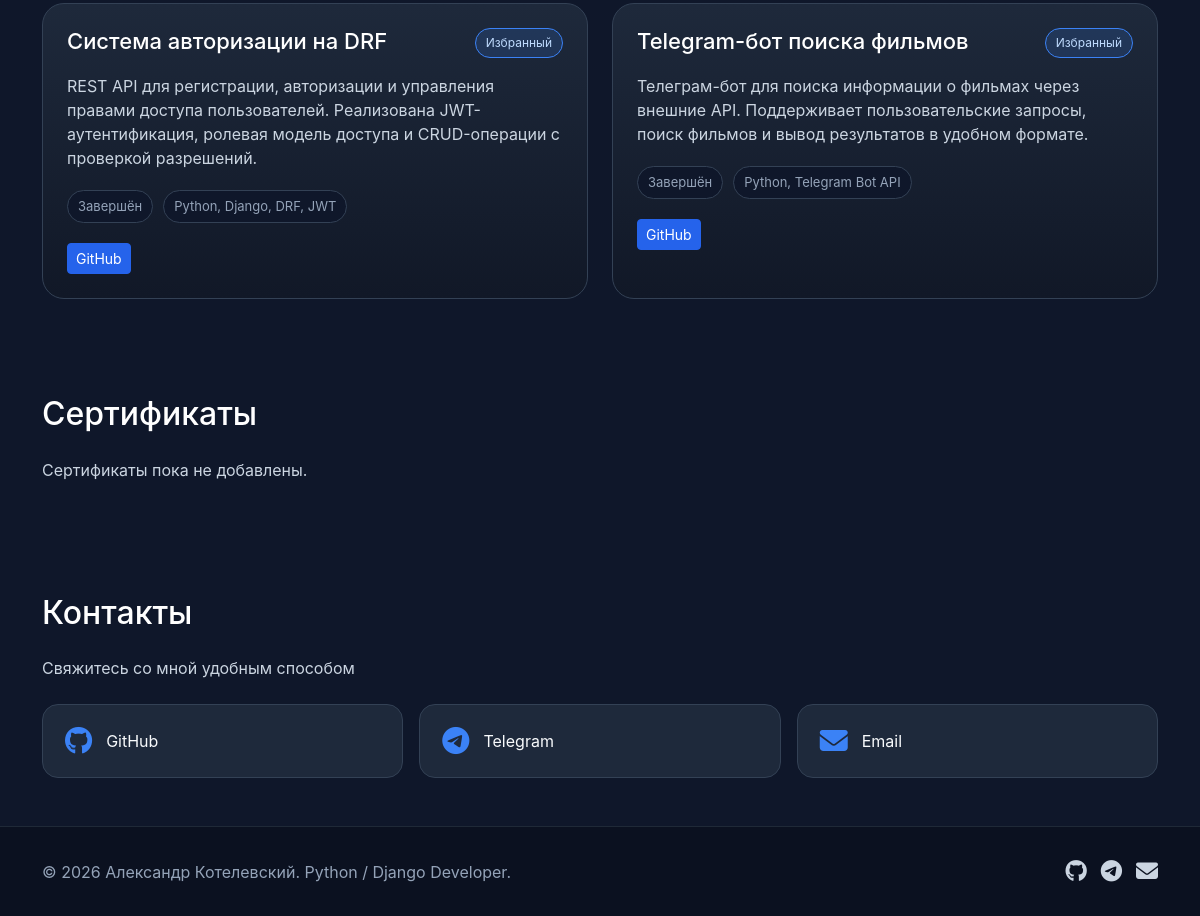
/ (lower part), run on an earlier commit of the app's database.
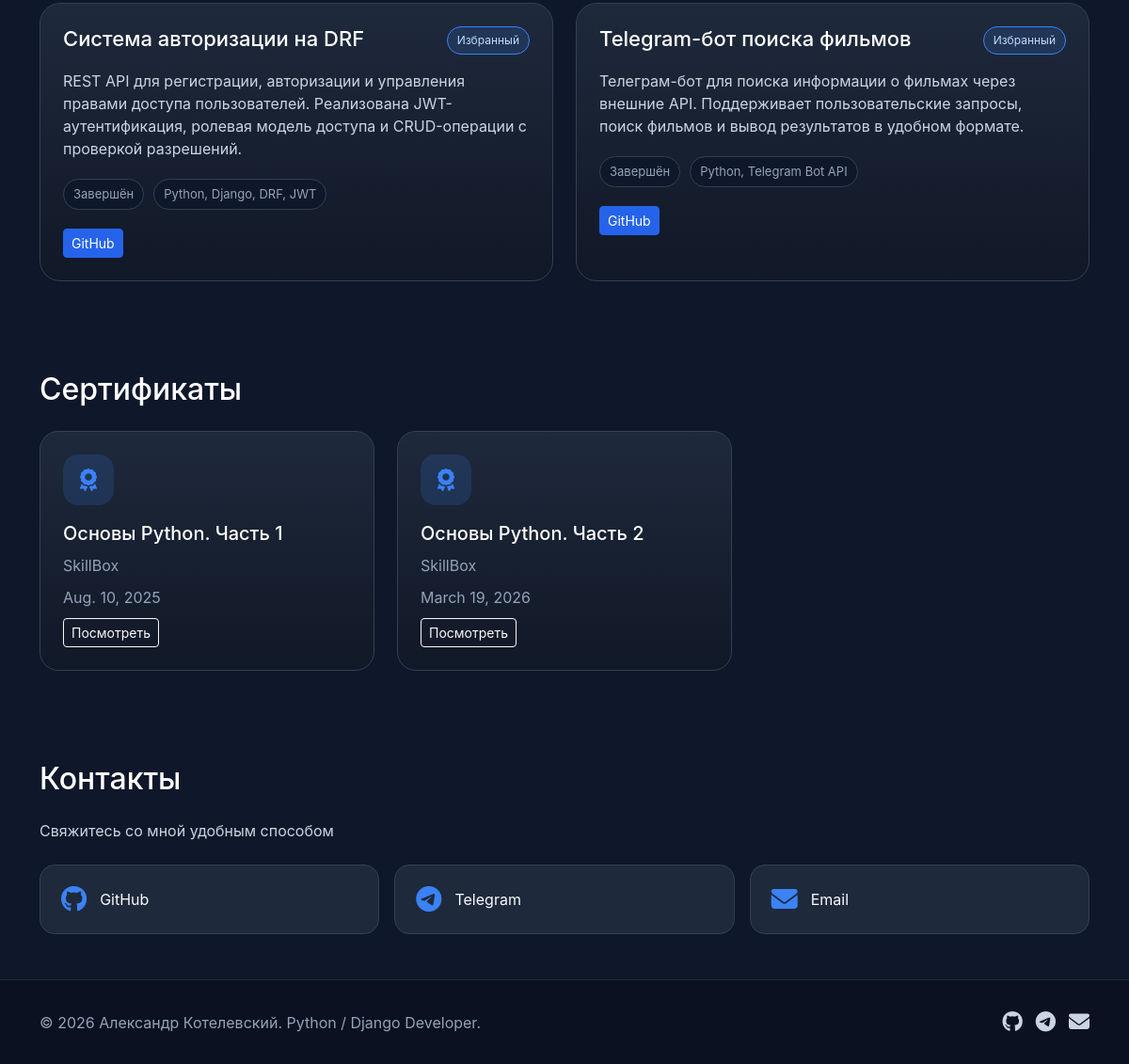
And on a later commit of the database.
### portfolio/models.py (models this page shows, shortened)
class Project(models.Model):
    title = models.CharField(
        max_length=150,
        verbose_name='Название проекта'
    )
    short_description = models.TextField(
        verbose_name='Краткое описание'
    )
    stack = models.CharField(
        max_length=255,
        verbose_name='Стек технологий'
    )
    image = models.ImageField(
        upload_to='projects/',
        blank=True,
        null=True,
        verbose_name='Обложка проекта'
    )
    is_published = models.BooleanField(
        default=True,
        verbose_name='Опубликовано'
    )
    order = models.PositiveIntegerField(
        default=0,
        verbose_name='Порядок отображения'
    )
    full_description = models.TextField(
        blank=True,
        verbose_name='Полное описание'
    )
    github_url = models.URLField(
        blank=True,
        verbose_name='Ссылка на GitHub'
    )
    demo_url = models.URLField(
        blank=True,
        verbose_name='Ссылка на демо'
    )
    featured = models.BooleanField(
        default=False,
        verbose_name='Показывать на главной'
    )
    project_status = models.CharField(
        max_length=50,
        default='Завершён',
        verbose_name='Статус проекта'
    )
    slug = models.SlugField(
        max_length=150,
        unique=True,
        blank=True,
        null=True,
        verbose_name='URL-адрес проекта'
    )
    class Meta:
        ordering = ['order', 'id']
        verbose_name = 'Проект'
        verbose_name_plural = 'Проекты'

class ContactLink(models.Model):
    title = models.CharField(
        max_length=100,
        verbose_name='Название'
    )
    url = models.CharField(
        max_length=255,
        verbose_name='Ссылка или контакт'
    )
    icon_class = models.CharField(
        max_length=100,
        blank=True,
        verbose_name='CSS-класс иконки'
    )
    is_published = models.BooleanField(
        default=True,
        verbose_name='Показывать'
    )
    order = models.PositiveIntegerField(
        default=0,
        verbose_name='Порядок'
    )
    class Meta:
        ordering = ['order', 'id']
        verbose_name = 'Контакт / ссылка'
        verbose_name_plural = 'Контакты и ссылки'

class Certificate(models.Model):
    title = models.CharField(
        max_length=150,
        verbose_name='Название сертификата'
    )
    organization = models.CharField(
        max_length=150,
        blank=True,
        verbose_name='Организация'
    )
    issue_date = models.DateField(
        blank=True,
        null=True,
        verbose_name='Дата выдачи'
    )
    file = models.FileField(
        upload_to='certificates/',
        verbose_name='Файл сертификата'
    )
    is_published = models.BooleanField(
        default=True,
        verbose_name='Опубликовано'
    )
    order = models.PositiveIntegerField(
        default=0,
        verbose_name='Порядок отображения'
    )
    class Meta:
        ordering = ['order', 'id']
        verbose_name = 'Сертификат'
        verbose_name_plural = 'Сертификаты'

### portfolio/views.py (the view)
# urls.py: 2. Add a URL to urlpatterns:  path('', views.home, name='home')
def home(request):
    site_settings = SiteSettings.objects.first()
    sections = {
        section.key: section
        for section in PageSection.objects.filter(is_published=True)
    }
    menu_sections = PageSection.objects.filter(
        is_published=True,
        show_in_menu=True,
    )
    text_blocks = {
        block.key: block
        for block in TextBlock.objects.filter(is_published=True)
    }
    technologies = Technology.objects.filter(is_published=True)
    hero_stats = HeroStat.objects.filter(is_published=True)
    contact_links = ContactLink.objects.filter(is_published=True)
    projects = Project.objects.filter(is_published=True)
    certificates = Certificate.objects.filter(is_published=True)
    experience_items = TimelineItem.objects.filter(
        category='experience',
        is_published=True
    )
    education_items = TimelineItem.objects.filter(
        category='education',
        is_published=True
    )
    context = {
        'settings': site_settings,
        'sections': sections,
        'text_blocks': text_blocks,
        'technologies': technologies,
        'hero_stats': hero_stats,
        'contact_links': contact_links,
        'projects': projects,
        'certificates': certificates,
        'experience_items': experience_items,
        'education_items': education_items,
        'menu_sections': menu_sections,
    }
    return render(request, 'portfolio/index.html', context)

### templates/portfolio/index.html (shortened to what the changed rows need)
{% extends 'base.html' %}
{% block content %}
{% if sections.projects %}
<section id="projects" class="container py-5">
    <div class="row g-4">
        {% for project in projects %}
            <div class="col-md-6">
                <article class="project-card h-100">
                    <div class="project-card__body">
                        <div class="d-flex justify-content-between align-items-start gap-3 mb-3">
                            <h3 class="project-card__title">
                                {{ project.title }}
                            </h3>
                            {% if project.featured %}
                                <span class="project-card__badge">
                                    Избранный
                                </span>
                            {% endif %}
                        </div>
                        <p class="project-card__text">
                            {{ project.short_description }}
                        </p>
                        <div class="project-card__meta">
                            <span>{{ project.project_status }}</span>
                            <span>{{ project.stack }}</span>
                        </div>
                        <div class="project-card__actions">
                            {% if project.github_url %}
                                <a href="{{ project.github_url }}"
                                   class="btn btn-dark btn-sm"
                                   target="_blank">
                                    GitHub
                                </a>
                            {% endif %}
                        </div>
                    </div>
                </article>
            </div>
        {% empty %}
            <p>Проекты пока не добавлены.</p>
        {% endfor %}
    </div>
</section>
{% endif %}
{% if sections.certificates %}
<section id="certificates" class="container py-5">
    <h2 class="mb-4">{{ sections.certificates.title }}</h2>
    <div class="row g-4">
        {% for certificate in certificates %}
            <div class="col-md-6 col-lg-4">
                <article class="certificate-card h-100">
                    <div class="certificate-card__icon">
                        <i class="fa-solid fa-award"></i>
                    </div>
                    <div class="certificate-card__body">
                        <h3>{{ certificate.title }}</h3>
                        {% if certificate.organization %}
                            <p class="certificate-card__organization">
                                {{ certificate.organization }}
                            </p>
                        {% endif %}
                        {% if certificate.issue_date %}
                            <p class="certificate-card__date">
                                {{ certificate.issue_date }}
                            </p>
                        {% endif %}
                        <a href="{{ certificate.file.url }}"
                           class="btn btn-outline-light btn-sm"
                           target="_blank">
                            Посмотреть
                        </a>
                    </div>
                </article>
            </div>
        {% empty %}
            <p>Сертификаты пока не добавлены.</p>
        {% endfor %}
    </div>
</section>
{% endif %}
{% if sections.contacts %}
<section id="contacts" class="container py-5">
    <h2 class="mb-4">{{ sections.contacts.title }}</h2>
    <div class="row g-3">
        {% for contact in contact_links %}
            <div class="col-md-4">
                <a href="{{ contact.url }}"
                   class="contact-card text-decoration-none"
                   target="_blank">
                    {% if contact.icon_class %}
                        <i class="{{ contact.icon_class }}"></i>
                    {% endif %}
                    <span>{{ contact.title }}</span>
                </a>
            </div>
        {% empty %}
            <p>Контакты пока не добавлены.</p>
        {% endfor %}
    </div>
</section>
{% endif %}
{% endblock %}

### templates/base.html (shortened to what this page needs)
{% load static %}
<!DOCTYPE html>
<html lang="ru">
<head>
    <link href="https://cdn.jsdelivr.net/npm/bootstrap@5.3.7/dist/css/bootstrap.min.css" rel="stylesheet">
    <link rel="stylesheet"
      href="https://cdnjs.cloudflare.com/ajax/libs/font-awesome/6.5.2/css/all.min.css">
    <link rel="stylesheet" href="{% static 'portfolio/css/style.css' %}">
</head>
<body>
{% block content %}
{% endblock %}
<footer class="site-footer">
    <div class="container">
        <div class="site-footer__inner">
            <div>
                {% if text_blocks.footer_text %}
                    {{ text_blocks.footer_text.content|linebreaks }}
                {% else %}
                    <p>© {{ settings.full_name }}</p>
                {% endif %}
            </div>
            <div class="site-footer__links">
                {% for contact in contact_links %}
                    <a href="{{ contact.url }}" target="_blank" aria-label="{{ contact.title }}">
                        {% if contact.icon_class %}
                            <i class="{{ contact.icon_class }}"></i>
                        {% else %}
                            {{ contact.title }}
                        {% endif %}
                    </a>
                {% endfor %}
            </div>
        </div>
    </div>
</footer>
</body>
</html>

What changed in the data, as far as the page shows it:
added Certificate: title "Основы Python. Часть 1", organization "SkillBox", issue_date "Aug. 10, 2025"
added Certificate: title "Основы Python. Часть 2", organization "SkillBox", issue_date "March 19, 2026"
Also different on the page:
text no longer shown: "Сертификаты пока не добавлены."
